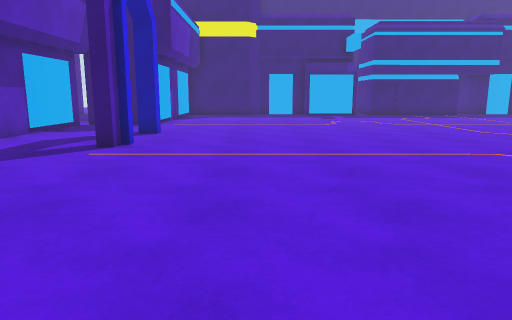
View 1 (above)

23 first-person views from a walk through a scene from a Unity 3-D project. The camera is 1.2 m above the floor, tilts 10° down and sees 70° across. The floor is counted in squares, 1 m on a side. Each view is taken from the middle of a square. On the plan, view 1 faces up. The plan holds only what a view shows up to about 15 squares ahead; the rest is blank. The place goes on beyond the plan. Door leaves are left out, so doorways stand open.

View 2
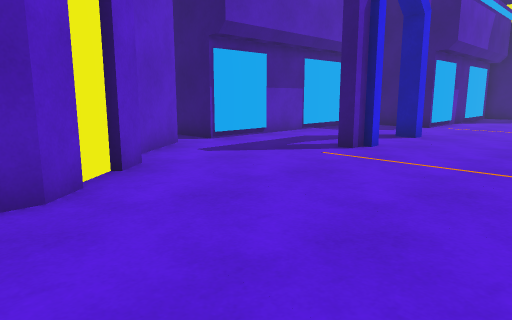

View 3
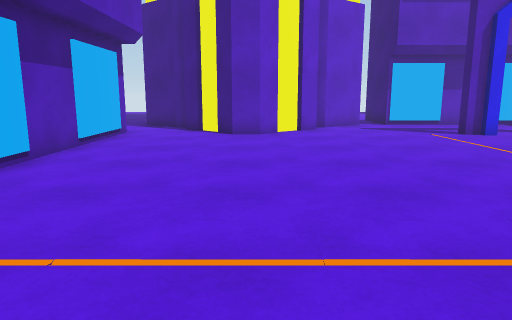

View 4
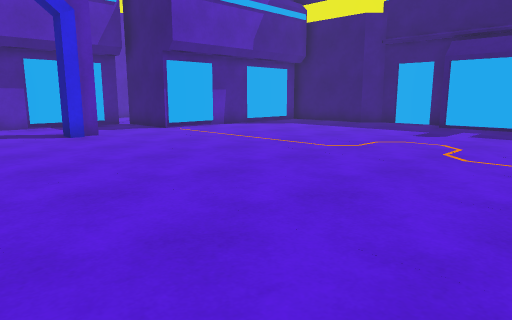

View 5
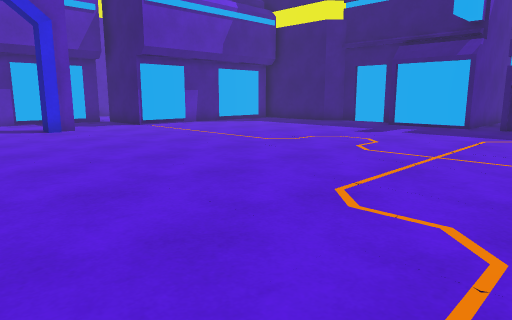

View 6
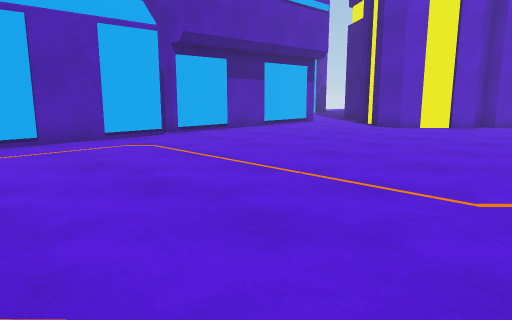

View 7
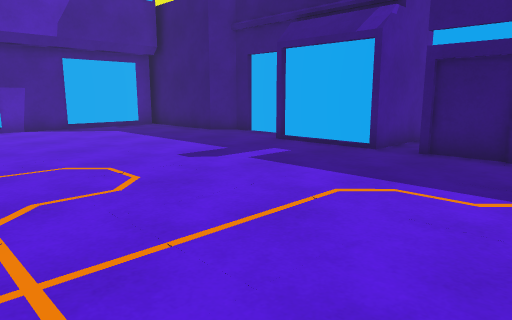

View 8
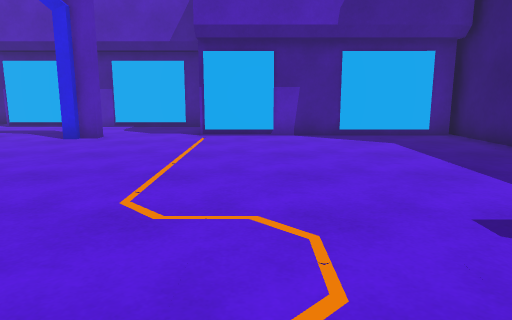

View 9
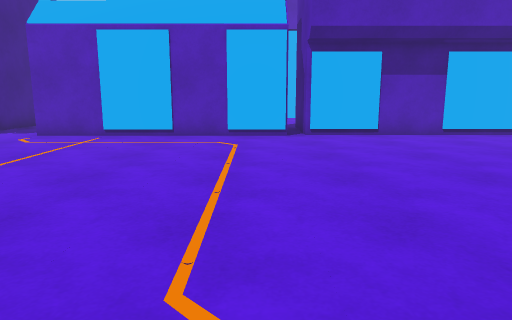

View 10
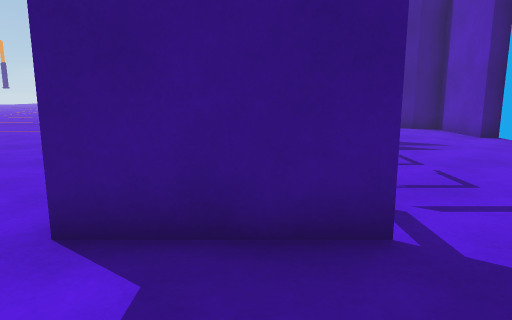

View 11
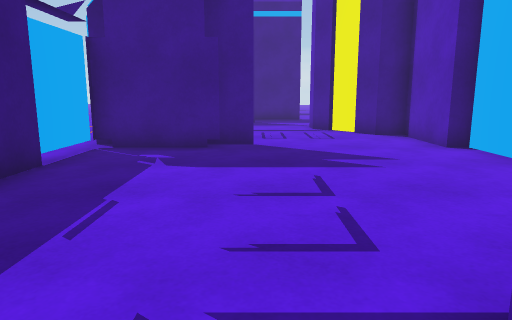

View 12
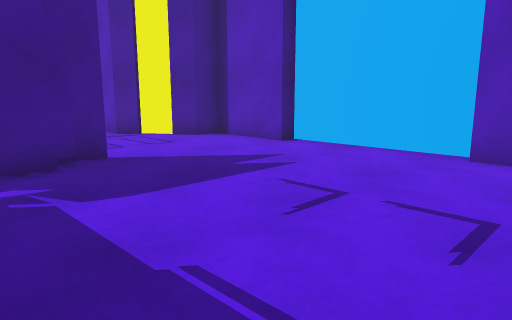

View 13
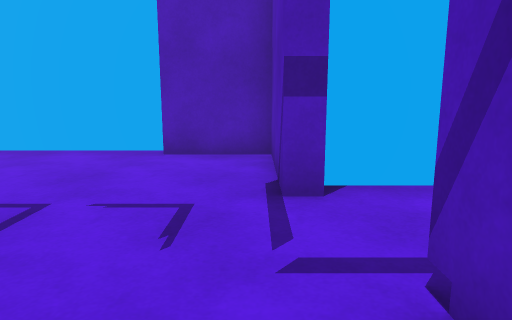

View 14
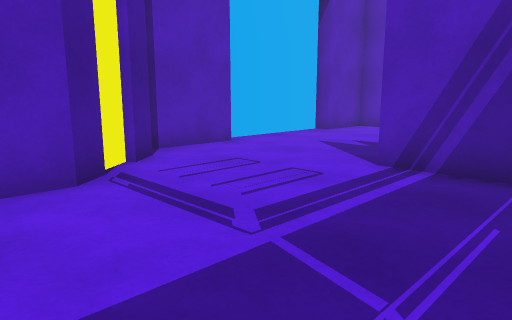

View 15
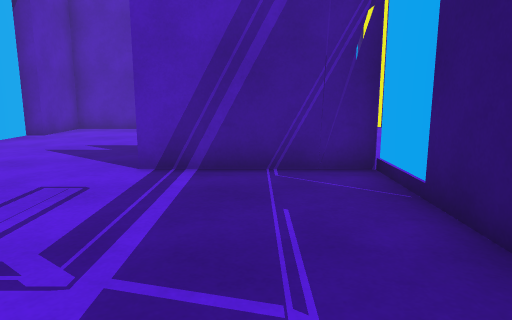

View 16
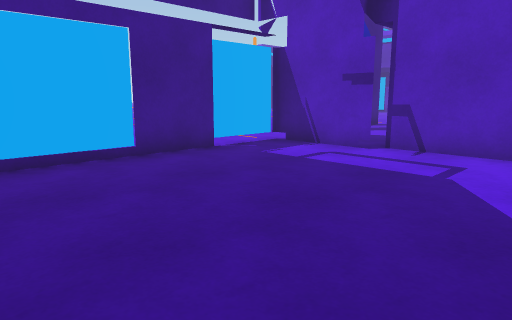

View 17
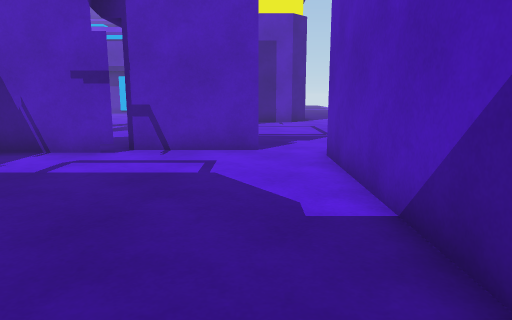

View 18
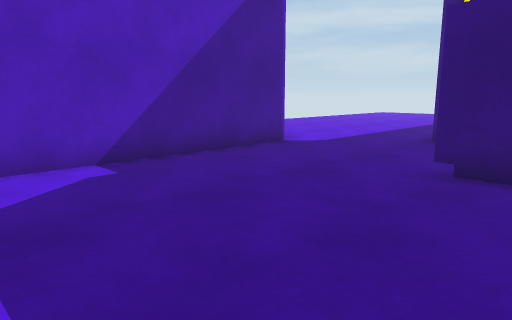

View 19
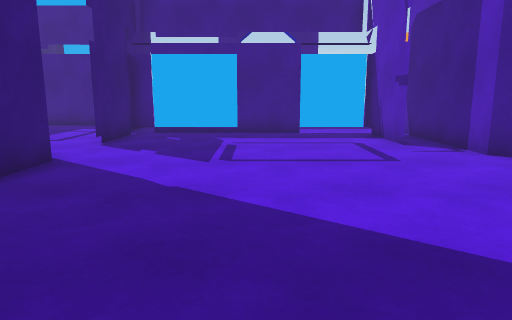

View 20
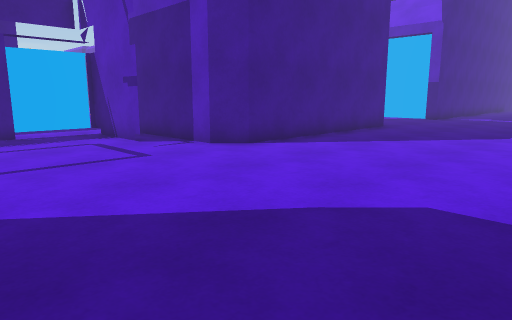

View 21
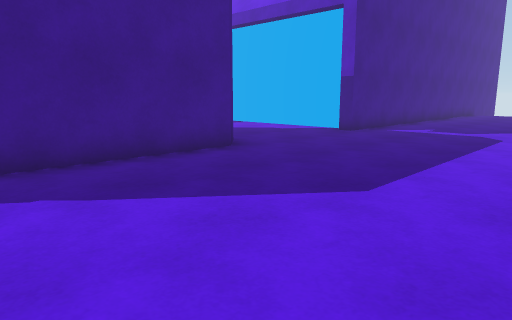

View 22
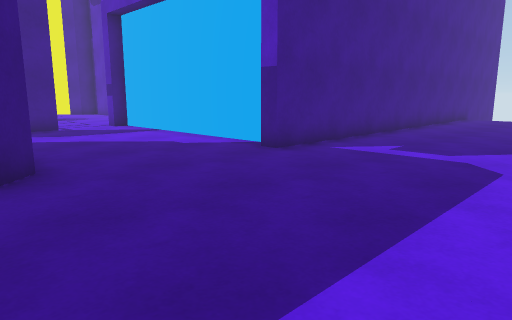

View 23
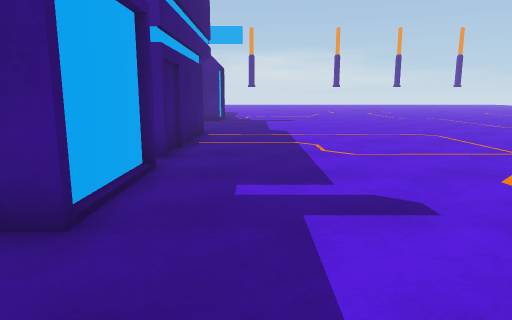

### Floor plan
Key: @ floor where view 1 was taken; # wall or solid block; . floor; D open door; B building.
Columns run from 19 left of view 1 to 10 right of it. Each row starts with its distance up from view 1.
 23        #....#######...###BBBBB
 22        #.......B..............
 21        #.......B..............
 20        #.......B..............
 19        #.......B..............
 18        #.......B..............
 17        #.......B..............
 16        #.......B..............
 15      ###.B###BBB..............
 14     ........B.................
 13   ..........B................
 12 . ..........B..##............
 11 ............#..DD.............
 10 ............B..DD.............
  9 ............B..##............
  8  ...........B............... .
  7  ........BBB#................
  6  ......######.................
  5  ......#    ##................
  4 .......#     ##..............
  3  ......#      ##..............
  2 .......#      ##..............
  1 .......#      ##..............
  0  ......#     ##....@..........
 -1  ......#    ##................
 -2  ......#    #..####BB#B##B#B#B
 -3  ..............#. .....B.... .
 -4  ..............#.......B......
 -5   .............#.......B......
 -6   ............................
 -7   ............................
 -8   .....##########..........##.
 -9   .....#        #.........##
-10    ....#        B........##
-11    ....#        ##########
-12    ....#
-13    ....#
-14    ....#
-15     ...#
-16     ...#
-17     ...#

Where each view was taken, in squares from view 1:
view 1: 0 up, 0 right, facing up
view 2: 1 up, 1 right, facing up-left
view 3: 2 up, 8 right, facing left
view 4: 8 up, 8 right, facing up-left
view 5: 8 up, 10 right, facing up-left
view 6: 8 up, 10 right, facing down-left
view 7: 15 up, 10 right, facing up-left
view 8: 17 up, 7 right, facing left
view 9: 9 up, 5 right, facing down
view 10: 4 down, 7 left, facing right
view 11: 6 down, 5 left, facing right
view 12: 3 down, 3 left, facing down-right
view 13: 3 down, 3 left, facing down
view 14: 3 down, 10 right, facing down-left
view 15: 4 down, 10 right, facing left
view 16: 23 up, 11 left, facing down-right
view 17: 23 up, 10 left, facing down
view 18: 17 up, 5 left, facing up-left
view 19: 11 up, 19 left, facing right
view 20: 12 up, 19 left, facing down-right
view 21: 4 up, 19 left, facing down-right
view 22: 1 down, 18 left, facing down-right
view 23: 21 up, 0 right, facing right
